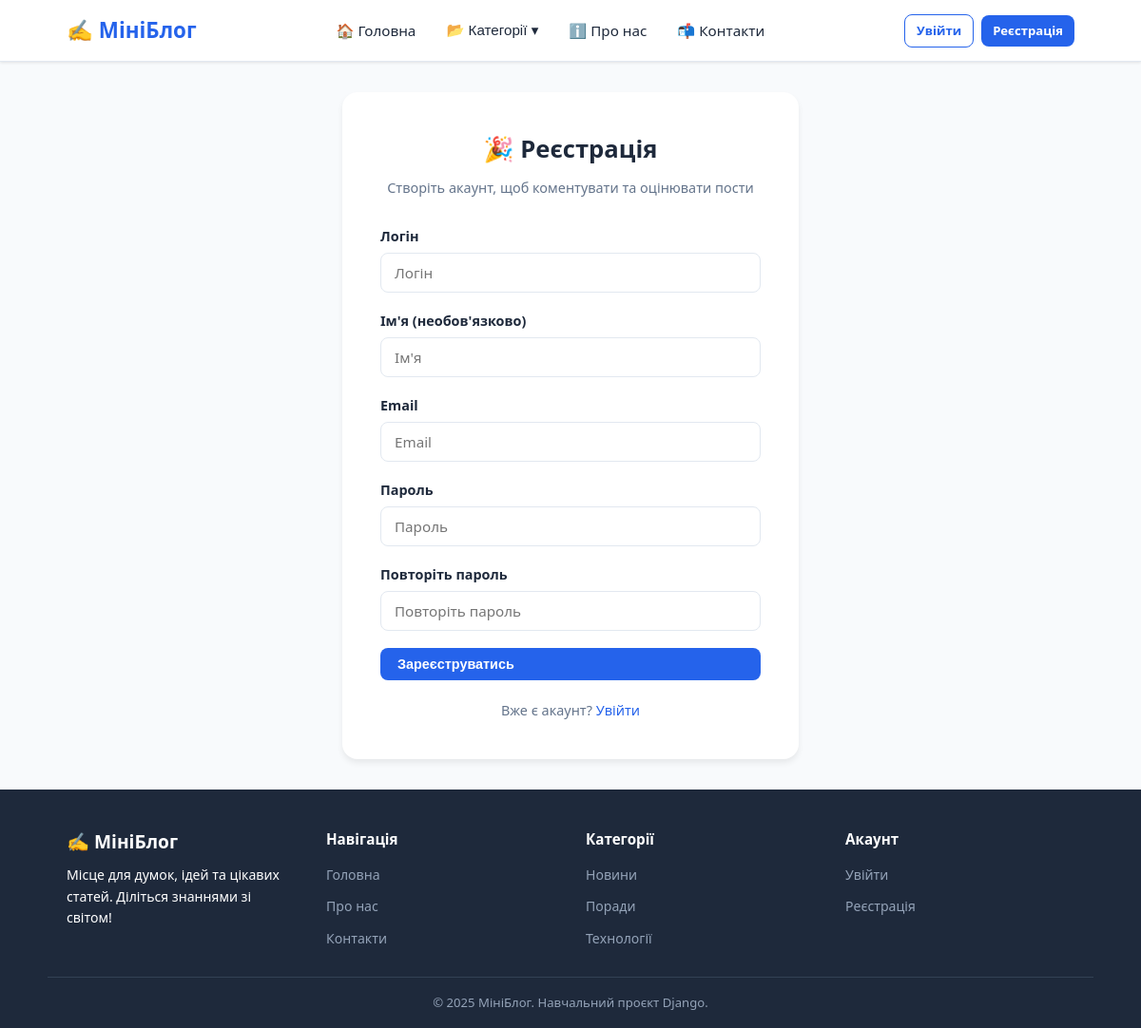
Screenshot of /register/ with the database file from the repository.
### blog/models.py (models this page shows, shortened)
class Category(models.Model):
    name = models.CharField(max_length=100, verbose_name='Назва категорії')
    slug = models.SlugField(unique=True, verbose_name='URL')
    description = models.TextField(blank=True, verbose_name='Опис')
    created_at = models.DateTimeField(auto_now_add=True, verbose_name='Створено о')
    updated_at = models.DateTimeField(auto_now=True, verbose_name='Оновлено о')
    class Meta:
        verbose_name = 'Категорія'
        verbose_name_plural = 'Категорії'
        ordering = ['name']

### blog/views.py (the view)
# urls.py: path('register/', views.register_view, name='register'),
def register_view(request):
    if request.user.is_authenticated:
        return redirect('home')
    if request.method == 'POST':
        form = RegisterForm(request.POST)
        if form.is_valid():
            user = form.save()
            login(request, user)
            messages.success(request, f'Вітаємо, {user.username}! Реєстрація успішна.')
            return redirect('home')
    else:
        form = RegisterForm()
    return render(request, 'blog/auth/register.html', {
        'title': 'Реєстрація',
        'form': form,
        'categories': Category.objects.all(),
    })

### blog/forms.py
class RegisterForm(UserCreationForm):
    email = forms.EmailField(
        required=True,
        widget=forms.EmailInput(attrs={'placeholder': 'Email', 'class': 'form-control'})
    )
    first_name = forms.CharField(
        max_length=50, required=False,
        widget=forms.TextInput(attrs={'placeholder': 'Ім\'я', 'class': 'form-control'})
    )
    class Meta:
        model = User
        fields = ['username', 'first_name', 'email', 'password1', 'password2']
        widgets = {
            'username': forms.TextInput(attrs={'placeholder': 'Логін', 'class': 'form-control'}),
        }
    def __init__(self, *args, **kwargs):
        super().__init__(*args, **kwargs)
        self.fields['password1'].widget.attrs.update({'class': 'form-control', 'placeholder': 'Пароль'})
        self.fields['password2'].widget.attrs.update({'class': 'form-control', 'placeholder': 'Повторіть пароль'})

### blog/templates/blog/auth/register.html (shortened to what this page needs)
{% extends 'blog/base.html' %}
{% block content %}
<div class="auth-wrapper">
    <div class="auth-card">
        <h1>🎉 Реєстрація</h1>
        <p class="auth-card__subtitle">Створіть акаунт, щоб коментувати та оцінювати пости</p>
        <form method="post">
            <div class="form-group">
                <label>Логін</label>
                {{ form.username }}
            </div>
            <div class="form-group">
                <label>Ім'я (необов'язково)</label>
                {{ form.first_name }}
            </div>
            <div class="form-group">
                <label>Email</label>
                {{ form.email }}
            </div>
            <div class="form-group">
                <label>Пароль</label>
                {{ form.password1 }}
            </div>
            <div class="form-group">
                <label>Повторіть пароль</label>
                {{ form.password2 }}
            </div>
            <button type="submit" class="btn btn-primary" style="width:100%;">Зареєструватись</button>
        </form>
        <div class="auth-links">
            <p>Вже є акаунт? <a href="{% url 'login' %}">Увійти</a></p>
        </div>
    </div>
</div>
{% endblock %}

### blog/templates/blog/base.html (shortened to what this page needs)
{% load static %}
<!DOCTYPE html>
<html lang="uk">
<head>
    <link rel="stylesheet" href="{% static 'blog/css/style.css' %}">
</head>
<body>
<header class="header">
    <div class="header__inner">
        <a href="{% url 'home' %}" class="header__logo">
            ✍️ МініБлог
        </a>
        <nav class="nav">
            <a href="{% url 'home' %}" class="nav__link">🏠 Головна</a>
            <div class="nav__dropdown">
                <button class="nav__dropdown-btn">
                    📂 Категорії ▾
                </button>
            </div>
            <a href="{% url 'about' %}" class="nav__link">ℹ️ Про нас</a>
            <a href="{% url 'contacts' %}" class="nav__link">📬 Контакти</a>
        </nav>
        <div class="header__auth">
            {% if user.is_authenticated %}
                <a href="{% url 'profile' %}" class="btn btn-outline btn-sm">👤 {{ user.username }}</a>
                <a href="{% url 'logout' %}" class="btn btn-sm" style="background:#fee2e2;color:#dc2626;">Вийти</a>
            {% else %}
                <a href="{% url 'login' %}" class="btn btn-outline btn-sm">Увійти</a>
                <a href="{% url 'register' %}" class="btn btn-primary btn-sm">Реєстрація</a>
            {% endif %}
        </div>
    </div>
</header>
<main class="main">
    {% block content %}{% endblock %}
</main>
<footer class="footer">
    <div class="footer__inner">
        <div class="footer__brand">
            <h3>✍️ МініБлог</h3>
            <p>Місце для думок, ідей та цікавих статей. Діліться знаннями зі світом!</p>
        </div>
        <div>
            <p class="footer__title">Навігація</p>
            <ul class="footer__links">
                <li><a href="{% url 'home' %}">Головна</a></li>
                <li><a href="{% url 'about' %}">Про нас</a></li>
                <li><a href="{% url 'contacts' %}">Контакти</a></li>
            </ul>
        </div>
        <div>
            <p class="footer__title">Категорії</p>
            <ul class="footer__links">
                {% for cat in categories %}
                    <li><a href="{% url 'category_detail' cat.slug %}">{{ cat.name }}</a></li>
                {% empty %}
                    <li><span>Поки немає</span></li>
                {% endfor %}
            </ul>
        </div>
        <div>
            <p class="footer__title">Акаунт</p>
            <ul class="footer__links">
                {% if user.is_authenticated %}
                    <li><a href="{% url 'profile' %}">Мій кабінет</a></li>
                    <li><a href="{% url 'change_password' %}">Змінити пароль</a></li>
                    <li><a href="{% url 'logout' %}">Вийти</a></li>
                {% else %}
                    <li><a href="{% url 'login' %}">Увійти</a></li>
                    <li><a href="{% url 'register' %}">Реєстрація</a></li>
                {% endif %}
            </ul>
        </div>
    </div>
    <div class="footer__bottom">
        <p>© 2025 МініБлог. Навчальний проєкт Django.</p>
    </div>
</footer>
</body>
</html>

### blog/static/blog/css/style.css (style rules this page uses)
* { margin: 0; padding: 0; box-sizing: border-box; }
:root { --primary: #2563eb; --primary-dark: #1d4ed8; --secondary: #64748b; --bg: #f8fafc; --white: #ffffff; --text: #1e293b; --text-light: #64748b; --border: #e2e8f0; --success: #16a34a; --danger: #dc2626; --warning: #d97706; --radius: 8px; --shadow: 0 1px 3px rgba(0,0,0,0.1); --shadow-md: 0 4px 6px rgba(0,0,0,0.07); }
body { font-family: 'Segoe UI', Tahoma, Geneva, Verdana, sans-serif; background: var(--bg); color: var(--text); line-height: 1.6; min-height: 100vh; display: flex; flex-direction: column; }
a { color: var(--primary); text-decoration: none; }
.header { background: var(--white); border-bottom: 1px solid var(--border); box-shadow: var(--shadow); position: sticky; top: 0; z-index: 100; }
.header__inner { max-width: 1100px; margin: 0 auto; padding: 0 20px; display: flex; align-items: center; justify-content: space-between; height: 64px; }
.header__logo { font-size: 1.4rem; font-weight: 700; color: var(--primary); display: flex; align-items: center; gap: 8px; }
.nav { display: flex; align-items: center; gap: 4px; flex-wrap: wrap; }
.nav__link { padding: 8px 14px; border-radius: var(--radius); color: var(--text); font-weight: 500; font-size: 0.95rem; transition: background 0.2s; }
.nav__dropdown { position: relative; }
.nav__dropdown-btn { padding: 8px 14px; border-radius: var(--radius); color: var(--text); font-weight: 500; font-size: 0.95rem; cursor: pointer; background: none; border: none; display: flex; align-items: center; gap: 4px; transition: background 0.2s; }
.header__auth { display: flex; align-items: center; gap: 8px; }
.btn { display: inline-flex; align-items: center; gap: 6px; padding: 9px 18px; border-radius: var(--radius); font-size: 0.9rem; font-weight: 600; cursor: pointer; border: none; transition: all 0.2s; text-decoration: none; }
.btn-primary { background: var(--primary); color: var(--white); }
.btn-outline { background: transparent; border: 1.5px solid var(--primary); color: var(--primary); }
.btn-sm { padding: 6px 12px; font-size: 0.82rem; }
.main { max-width: 1100px; margin: 0 auto; padding: 32px 20px; flex: 1; width: 100%; }
.form-control { width: 100%; padding: 10px 14px; border: 1.5px solid var(--border); border-radius: var(--radius); font-size: 0.95rem; font-family: inherit; transition: border-color 0.2s; background: var(--white); }
.form-group { margin-bottom: 18px; }
.form-group label { display: block; font-weight: 600; margin-bottom: 6px; font-size: 0.9rem; }
.auth-wrapper { max-width: 480px; margin: 0 auto; }
.auth-card { background: var(--white); border-radius: 16px; padding: 40px; box-shadow: var(--shadow-md); }
.auth-card h1 { font-size: 1.6rem; margin-bottom: 8px; text-align: center; }
.auth-card__subtitle { text-align: center; color: var(--text-light); margin-bottom: 28px; font-size: 0.9rem; }
.auth-links { text-align: center; margin-top: 20px; font-size: 0.9rem; color: var(--text-light); }
.footer { background: #1e293b; color: #94a3b8; margin-top: auto; }
.footer__inner { max-width: 1100px; margin: 0 auto; padding: 40px 20px 20px; display: grid; grid-template-columns: repeat(auto-fit, minmax(200px, 1fr)); gap: 32px; }
.footer__brand { color: var(--white); }
.footer__brand h3 { font-size: 1.2rem; margin-bottom: 8px; }
.footer__brand p { font-size: 0.88rem; line-height: 1.6; }
.footer__title { color: var(--white); font-weight: 600; margin-bottom: 12px; font-size: 0.95rem; }
.footer__links { list-style: none; }
.footer__links li { margin-bottom: 8px; }
.footer__links a { color: #94a3b8; font-size: 0.88rem; transition: color 0.2s; }
.footer__bottom { border-top: 1px solid #334155; padding: 16px 20px; text-align: center; font-size: 0.82rem; max-width: 1100px; margin: 0 auto; }

### rows the page displays
Category: name "Новини"
Category: name "Поради"
Category: name "Технології"
